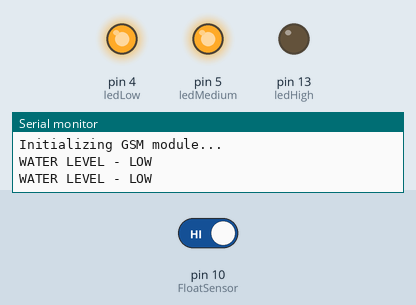
Bench run of a sketch on a simulated Arduino Uno, built with avr-gcc and run on an emulated ATmega328P. Parts: output pins drawn as LEDs (lit = HIGH), the last lines printed to the serial monitor. The inputs (shaded band) are chosen by the test bench; at power-on: pin 10 (FloatSensor) HIGH. The modem accepts every AT command (registered, SIM ready, sends succeed) and sends nothing else.

Above: at 3.2 s.
3.3 s: pin 10 (FloatSensor) driven LOW
At 5.2 s:
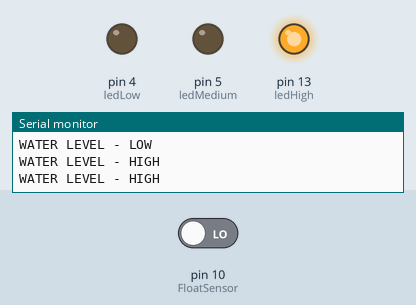
5.5 s: pin 10 (FloatSensor) driven HIGH
At 6.9 s:
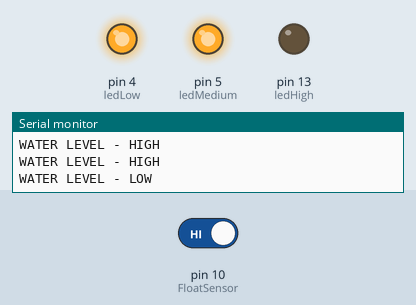
Timing chart, 0 to 8.5 s (numbered marks = the images above; inputs shaded):
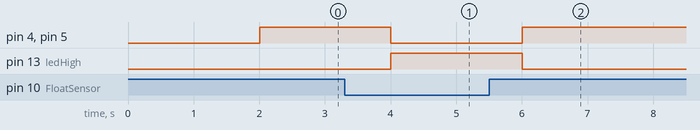

The sketch:

rapidresponse_simplified.ino
```cpp
#include <SoftwareSerial.h>

#define GSM_TX 8  // Connect GSM module TX to NodeMCU D1
#define GSM_RX 9  // Connect GSM module RX to NodeMCU D2

SoftwareSerial gsmSerial(GSM_TX, GSM_RX);

int FloatSensor = 10; // Pin connected to the float sensor
int ledLow = 4;       // Pin connected to the green LED (low water level)
int ledMedium = 5;    // Pin connected to the yellow LED (medium water level)
int ledHigh = 13;     // Pin connected to the red LED (high water level)
int buttonState = 0;  // Reads float sensor status

unsigned long highWaterLevelStartTime = 0;
bool isHighWaterLevel = false;
bool smsSent = false;

void setup() {
  Serial.begin(9600);
  gsmSerial.begin(9600); // Initialize GSM serial communication

  pinMode(FloatSensor, INPUT_PULLUP); // Arduino Internal Resistor 10K
  pinMode(ledLow, OUTPUT);
  pinMode(ledMedium, OUTPUT);
  pinMode(ledHigh, OUTPUT);

  Serial.println("Initializing GSM module...");

  delay(2000); // Give time for the GSM module to initialize

  // AT command to test if the GSM module is responding
  gsmSerial.println("AT");
}

void loop() {
  buttonState = digitalRead(FloatSensor);

  if (buttonState == HIGH) { // When float sensor is LOW, water level is low
    digitalWrite(ledLow, HIGH);    // Turn on green LED
    digitalWrite(ledMedium, HIGH);  // Turn off yellow LED
    digitalWrite(ledHigh, LOW);    // Turn off red LED
    Serial.println("WATER LEVEL - LOW");
    isHighWaterLevel = false;
    smsSent = false;
  } else if (buttonState == LOW) { // When float sensor is HIGH, water level is high
    digitalWrite(ledLow, LOW);    // Turn off green LED
    digitalWrite(ledMedium, LOW);  // Turn off yellow LED
    digitalWrite(ledHigh, HIGH);   // Turn on red LED
    Serial.println("WATER LEVEL - HIGH");

    if (!isHighWaterLevel) {
      isHighWaterLevel = true;
      highWaterLevelStartTime = millis();
    }

    if (millis() - highWaterLevelStartTime > 10000) {
      if (!smsSent) {
        sendSMS();
        smsSent = true;
      }
      makeCall();
    }
  }

  delay(1000);
}

void sendSMS() {
  // AT command to set SMS mode
  gsmSerial.println("AT+CMGF=1");

  delay(1000);

  // Replace PHONE_NUMBER with the phone number you want to send the SMS to
  // Replace MESSAGE_CONTENT with the content of your message
  gsmSerial.print("AT+CMGS=\"+254740390420\"\r");
  delay(1000);
  gsmSerial.print("High water level detected");
  delay(100);
  gsmSerial.write(26); // ASCII code for Ctrl+Z
  delay(1000);

  Serial.println("SMS sent");
}

void makeCall() {
  // AT command to make a call
  gsmSerial.print("ATD+254740390420;");
  delay(1000);
  gsmSerial.println();

  Serial.println("Call initiated");
}
```

Measured:
- after the input at 3.3 s, pin 4 (ledLow), pin 5 (ledMedium): HIGH → LOW after 0.71 s; pin 13 (ledHigh): LOW → HIGH after 0.71 s
- after the input at 5.5 s, pin 4 (ledLow), pin 5 (ledMedium): LOW → HIGH after 0.51 s; pin 13 (ledHigh): HIGH → LOW after 0.51 s
